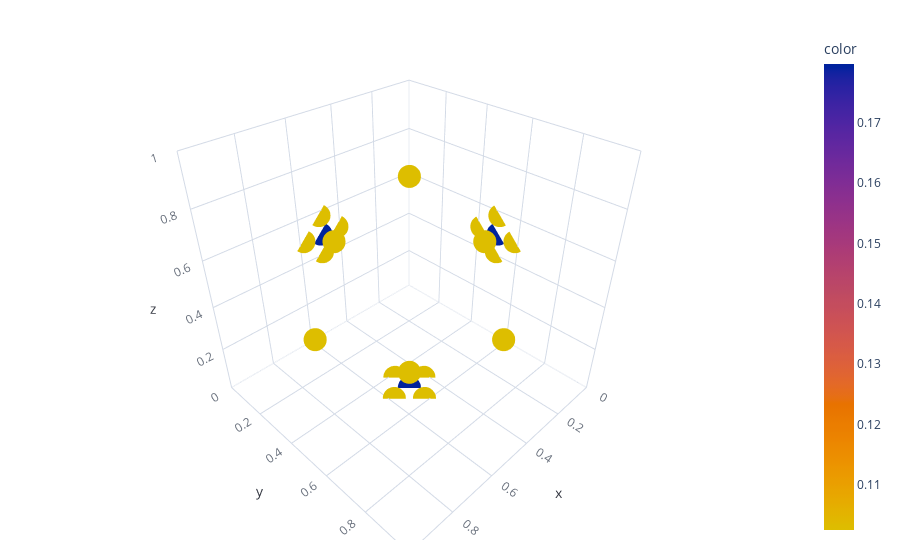

Notebook code for this chart:
### Code cell
batch = load_file(config, 0)
b1 = batch.density[0, ...].astype(jnp.float32)

plot(b1[..., 0].reshape(-1))

### Figure 1 — Plotly figure (JSON) as saved in the notebook; plotly's stock layout.template omitted (floating-point values rounded to 4 significant figures; data arrays with more than 128 entries replaced by an {"elided": "..."} marker saying what was removed)
{"data": [{"hovertemplate": "x=%{x}<br>y=%{y}<br>z=%{z}<br>color=%{marker.color}<extra></extra>", "legendgroup": "", "marker": {"color": [0.1025, 0.1025, 0.1797, 0.1025, 0.1025, 0.1025, 0.1025, 0.1025, 0.1025, 0.1797, 0.1025, 0.1025, 0.1025, 0.1797, 0.1025, 0.1025, 0.1025, 0.1025, 0.1025, 0.1025, 0.1025], "coloraxis": "coloraxis", "opacity": 1, "symbol": "circle"}, "mode": "markers", "name": "", "scene": "scene", "showlegend": false, "type": "scatter3d", "x": [0.4167, 0.5, 0.5, 0.5, 0.5833, 0.5, 0, 0.5, 0, 0, 0, 0.08333, 0.4167, 0.5, 0.5, 0.5, 0.5833, 0.9167, 0, 0.5, 0.5], "y": [0, 0, 0, 0, 0, 0.08333, 0.4167, 0.4167, 0.5, 0.5, 0.5, 0.5, 0.5, 0.5, 0.5, 0.5, 0.5, 0.5, 0.5833, 0.5833, 0.9167], "z": [0.5, 0.4167, 0.5, 0.5833, 0.5, 0.5, 0.5, 0, 0.4167, 0.5, 0.5833, 0.5, 0, 0, 0.08333, 0.9167, 0, 0.5, 0.5, 0, 0.5]}], "layout": {"coloraxis": {"colorbar": {"title": {"text": "color"}}, "colorscale": {"elided": "256x2 mixed values"}}, "legend": {"tracegroupgap": 0}, "scene": {"domain": {"x": [0, 1], "y": [0, 1]}, "xaxis": {"range": [0, 1], "title": {"text": "x"}}, "yaxis": {"range": [0, 1], "title": {"text": "y"}}, "zaxis": {"range": [0, 1], "title": {"text": "z"}}}}}
